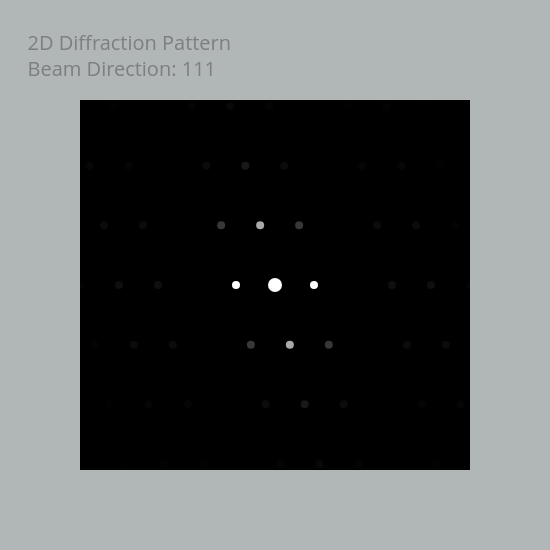

The notebook cell saved with this chart:
### Code cell
tem.get_plot_2d(structure=struct)

### Figure 1 — Plotly figure (JSON) as saved in the notebook; plotly's stock layout.template omitted (floating-point values rounded to 4 significant figures; data arrays with more than 128 entries replaced by an {"elided": "..."} marker saying what was removed)
{"data": [{"hoverinfo": "text", "marker": {"cmax": 1, "cmin": 0, "color": {"elided": "360 float values"}, "colorscale": [[0, "black"], [1, "white"]], "size": 8}, "mode": "markers", "showlegend": false, "text": {"elided": "360 str values"}, "type": "scatter", "x": {"elided": "360 float values"}, "y": {"elided": "360 float values"}}, {"hoverinfo": "text", "marker": {"cmax": 1, "cmin": 0, "color": "white", "size": 14}, "mode": "markers", "showlegend": false, "text": "(0, 0, 0): Direct beam", "type": "scatter", "x": [0], "y": [0]}], "layout": {"font": {"color": "#7f7f7f", "size": 14}, "height": 550, "hovermode": "closest", "paper_bgcolor": "rgba(100,110,110,0.5)", "plot_bgcolor": "black", "title": {"text": "2D Diffraction Pattern<br>Beam Direction: 111"}, "width": 550, "xaxis": {"range": [-4, 4], "showgrid": false, "showline": false, "showticklabels": false, "ticks": "", "zeroline": false}, "yaxis": {"range": [-4, 4], "showgrid": false, "showline": false, "showticklabels": false, "ticks": "", "zeroline": false}}}
